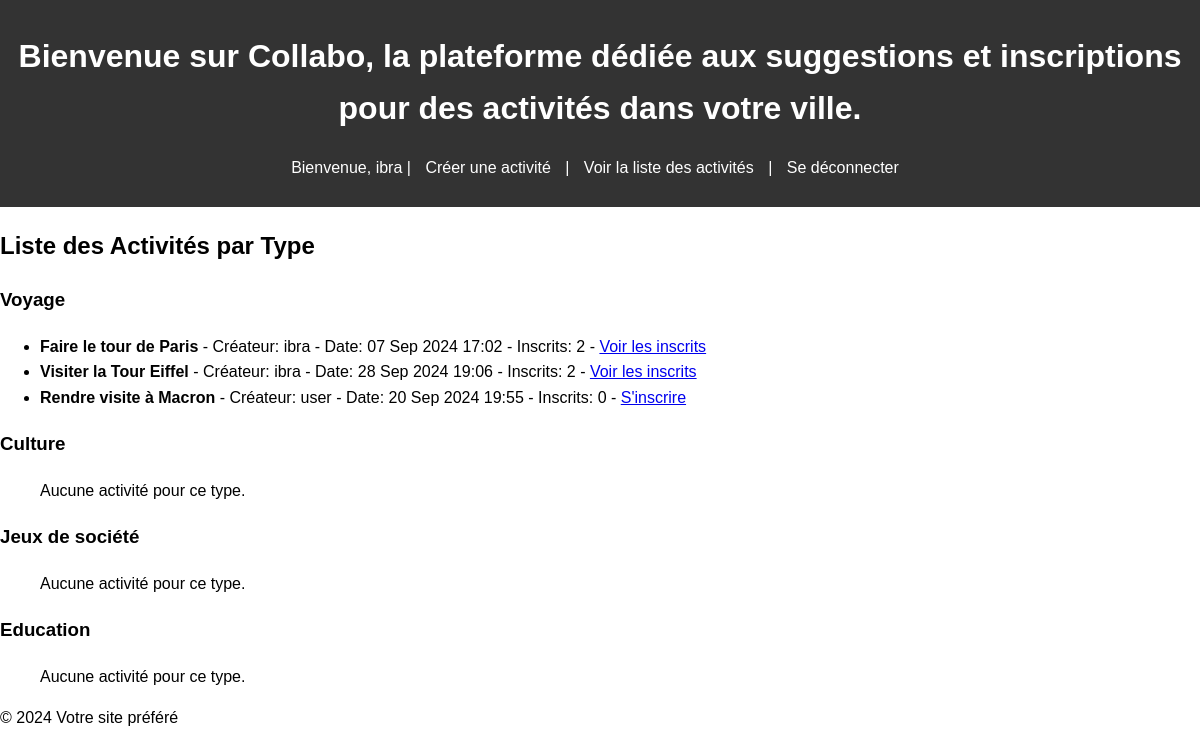
Screenshot of /activites/ (signed in) with the database file from the repository.
### public/models.py (models this page shows, shortened)
class TypeActivite(models.Model):
    type = models.CharField(max_length=100, null=True, blank=True)   # Assurez-vous que ce champ existe

class Activite(models.Model):
    nom = models.CharField(max_length=280)
    createur = models.ForeignKey(User, on_delete=models.CASCADE)
    ville = models.ForeignKey(Ville, on_delete=models.CASCADE)
    type = models.ForeignKey(TypeActivite, on_delete=models.CASCADE)
    date = models.DateTimeField()

### public/views.py (the view)
# urls.py: path('activites/', views.activite_list, name='activite_list'),
def activite_list(request):
    types_activites = TypeActivite.objects.prefetch_related('activite_set')  # Précharge les activités liées à chaque type
    context = {
        'types_activites': types_activites,
    }
    return render(request, 'activite_list.html', context)

### public/templates/activite_list.html (shortened to what this page needs)
{% extends 'base.html' %}
{% block content %}
    <h2>Liste des Activités par Type</h2>
    {% for type_activite in types_activites %}
        <h3>{{ type_activite.type }}</h3>
        <ul>
            {% for activite in type_activite.activite_set.all %}
                <li>
                    <strong>{{ activite.nom }}</strong>
                    - Créateur: {{ activite.createur.username }}
                    - Date: {{ activite.date|date:"d M Y H:i" }}
                    - Inscrits: {{ activite.registration_set.count }}
                    {% if user.is_authenticated %}
                        {% if user == activite.createur %}
                            - <a href="{% url 'view_registrations' activite.id %}">Voir les inscrits</a>
                        {% else %}
                            - <a href="{% url 'register_for_activity' activite.id %}">S'inscrire</a>
                        {% endif %}
                    {% else %}
                        - <a href="{% url 'login' %}">Connectez-vous pour vous inscrire</a>
                    {% endif %}
                </li>
            {% empty %}
                <p>Aucune activité pour ce type.</p>
            {% endfor %}
        </ul>
    {% endfor %}
{% endblock %}

### public/templates/base.html (shortened to what this page needs)
<!DOCTYPE html>
<html>
<head>
    {% load static %}
    <link rel="stylesheet" href="{% static 'css/style.css' %}">
</head>
<body>
    <header>
        <h1>Bienvenue sur Collabo, la plateforme dédiée aux suggestions et inscriptions pour des activités dans votre ville.</h1>
        {% if user.is_authenticated %}
            <p>Bienvenue, {{ user.username }} | <a href="{% url 'create_activity' %}">Créer une activité</a> | <a href="{% url 'activite_list' %}">Voir la liste des activités</a> | <a href="{% url 'logout' %}">Se déconnecter</a> </p>
        {% else %}
            <p><a href="{% url 'login' %}">Se connecter</a> </p>
        {% endif %}
    </header>
    <div class="content">
        {% block content %}
        {% endblock %}
    </div>
    <footer>
        <p>&copy; 2024 Votre site préféré </p>
    </footer>
</body>
</html>

### public/static/css/style.css (style rules this page uses)
body { font-family: Arial, sans-serif; line-height: 1.6; margin: 0; padding: 0; }
header { background: #333; color: #fff; padding: 10px 0; text-align: center; }
header a { color: #fff; text-decoration: none; padding: 0 10px; }

### rows the page displays
TypeActivite: type "Voyage"
Activite: nom "Faire le tour de Paris", createur.username "ibra", date "07 Sep 2024 17:02", registration_set.count "2", shows "Voir les inscrits"
Activite: nom "Visiter la Tour Eiffel", createur.username "ibra", date "28 Sep 2024 19:06", registration_set.count "2", shows "Voir les inscrits"
Activite: nom "Rendre visite à Macron", createur.username "user", date "20 Sep 2024 19:55", registration_set.count "0", shows "S'inscrire"
TypeActivite: type "Culture"
TypeActivite: type "Jeux de société"
TypeActivite: type "Education"

### other values shown
{{ user.username }} "ibra"
